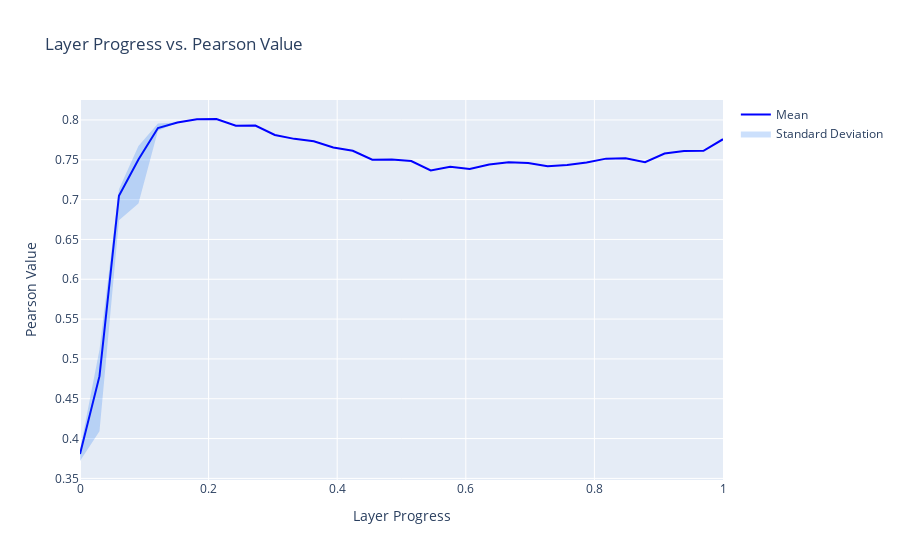

The cell this chart's notebook holds for it:
### Code cell
# Calculate mean and standard deviation for each layer_prog
grouped = t.groupby("layer_prog")["val/pearson"].agg(["mean", "min", "max"])

# Plot using plotly
fig = go.Figure()

# Line for mean value
fig.add_trace(
    go.Scatter(
        x=grouped.index,
        y=grouped["mean"],
        mode="lines",
        name="Mean",
        line=dict(color="blue"),
    )
)

# Filled area for standard deviation
fig.add_trace(
    go.Scatter(
        x=grouped.index.tolist() + grouped.index.tolist()[::-1],
        y=(grouped["min"]).tolist() + (grouped["max"]).tolist()[::-1],
        fill="toself",
        fillcolor="rgba(0,100,240,0.2)",
        line=dict(color="rgba(255,255,255,0)"),
        name="Standard Deviation",
    )
)

fig.update_layout(
    title="Layer Progress vs. Pearson Value",
    xaxis_title="Layer Progress",
    yaxis_title="Pearson Value",
    showlegend=True,
)

fig.show()

### Figure 1 — Plotly figure (JSON) as saved in the notebook; plotly's stock layout.template omitted (floating-point values rounded to 4 significant figures)
{"data": [{"line": {"color": "blue"}, "mode": "lines", "name": "Mean", "type": "scatter", "x": [0, 0.0303, 0.06061, 0.09091, 0.1212, 0.1515, 0.1818, 0.2121, 0.2424, 0.2727, 0.303, 0.3333, 0.3636, 0.3939, 0.4242, 0.4545, 0.4848, 0.5152, 0.5455, 0.5758, 0.6061, 0.6364, 0.6667, 0.697, 0.7273, 0.7576, 0.7879, 0.8182, 0.8485, 0.8788, 0.9091, 0.9394, 0.9697, 1], "y": [0.3805, 0.4784, 0.7049, 0.7505, 0.7899, 0.7968, 0.801, 0.8012, 0.7928, 0.7929, 0.7812, 0.7763, 0.7733, 0.7655, 0.7613, 0.75, 0.7504, 0.7485, 0.7366, 0.7414, 0.7385, 0.7441, 0.747, 0.7459, 0.7419, 0.7435, 0.7465, 0.7514, 0.752, 0.747, 0.7579, 0.7611, 0.7614, 0.7758]}, {"fill": "toself", "fillcolor": "rgba(0,100,240,0.2)", "line": {"color": "rgba(255,255,255,0)"}, "name": "Standard Deviation", "type": "scatter", "x": [0, 0.0303, 0.06061, 0.09091, 0.1212, 0.1515, 0.1818, 0.2121, 0.2424, 0.2727, 0.303, 0.3333, 0.3636, 0.3939, 0.4242, 0.4545, 0.4848, 0.5152, 0.5455, 0.5758, 0.6061, 0.6364, 0.6667, 0.697, 0.7273, 0.7576, 0.7879, 0.8182, 0.8485, 0.8788, 0.9091, 0.9394, 0.9697, 1, 1, 0.9697, 0.9394, 0.9091, 0.8788, 0.8485, 0.8182, 0.7879, 0.7576, 0.7273, 0.697, 0.6667, 0.6364, 0.6061, 0.5758, 0.5455, 0.5152, 0.4848, 0.4545, 0.4242, 0.3939, 0.3636, 0.3333, 0.303, 0.2727, 0.2424, 0.2121, 0.1818, 0.1515, 0.1212, 0.09091, 0.06061, 0.0303, 0], "y": [0.3718, 0.4092, 0.6741, 0.6952, 0.7866, 0.7968, 0.801, 0.8012, 0.7928, 0.7929, 0.7812, 0.7763, 0.7733, 0.7655, 0.7613, 0.75, 0.7504, 0.7485, 0.7366, 0.7414, 0.7385, 0.7441, 0.747, 0.7459, 0.7419, 0.7435, 0.7465, 0.7514, 0.752, 0.747, 0.7579, 0.7611, 0.7614, 0.7758, 0.7758, 0.7614, 0.7611, 0.7579, 0.747, 0.752, 0.7514, 0.7465, 0.7435, 0.7419, 0.7459, 0.747, 0.7441, 0.7385, 0.7414, 0.7366, 0.7485, 0.7504, 0.75, 0.7613, 0.7655, 0.7733, 0.7763, 0.7812, 0.7929, 0.7928, 0.8012, 0.801, 0.7968, 0.7954, 0.7673, 0.7129, 0.5116, 0.3857]}], "layout": {"showlegend": true, "title": {"text": "Layer Progress vs. Pearson Value"}, "xaxis": {"title": {"text": "Layer Progress"}}, "yaxis": {"title": {"text": "Pearson Value"}}}}
